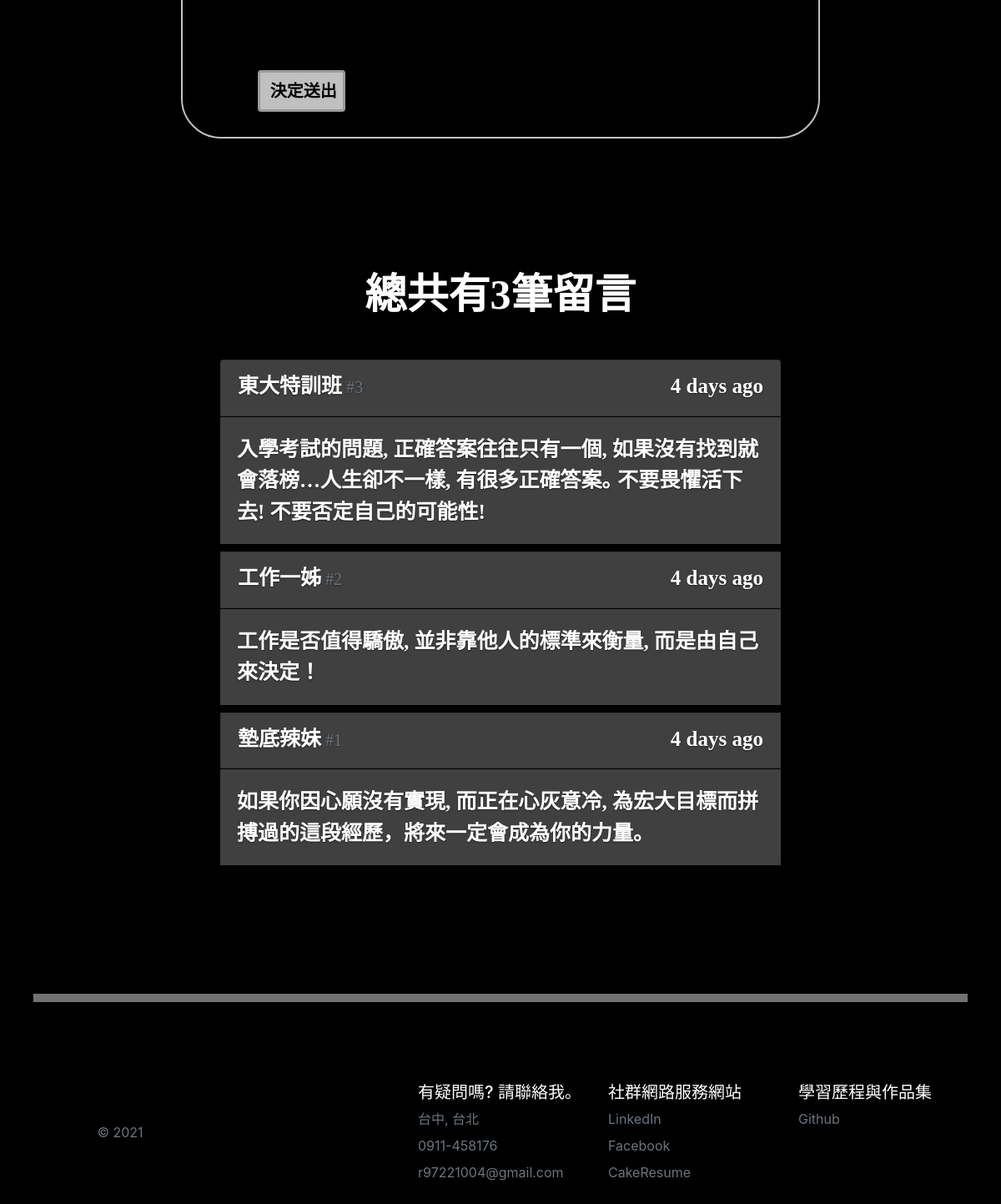
The page /message (lower part) on the database as committed earlier.
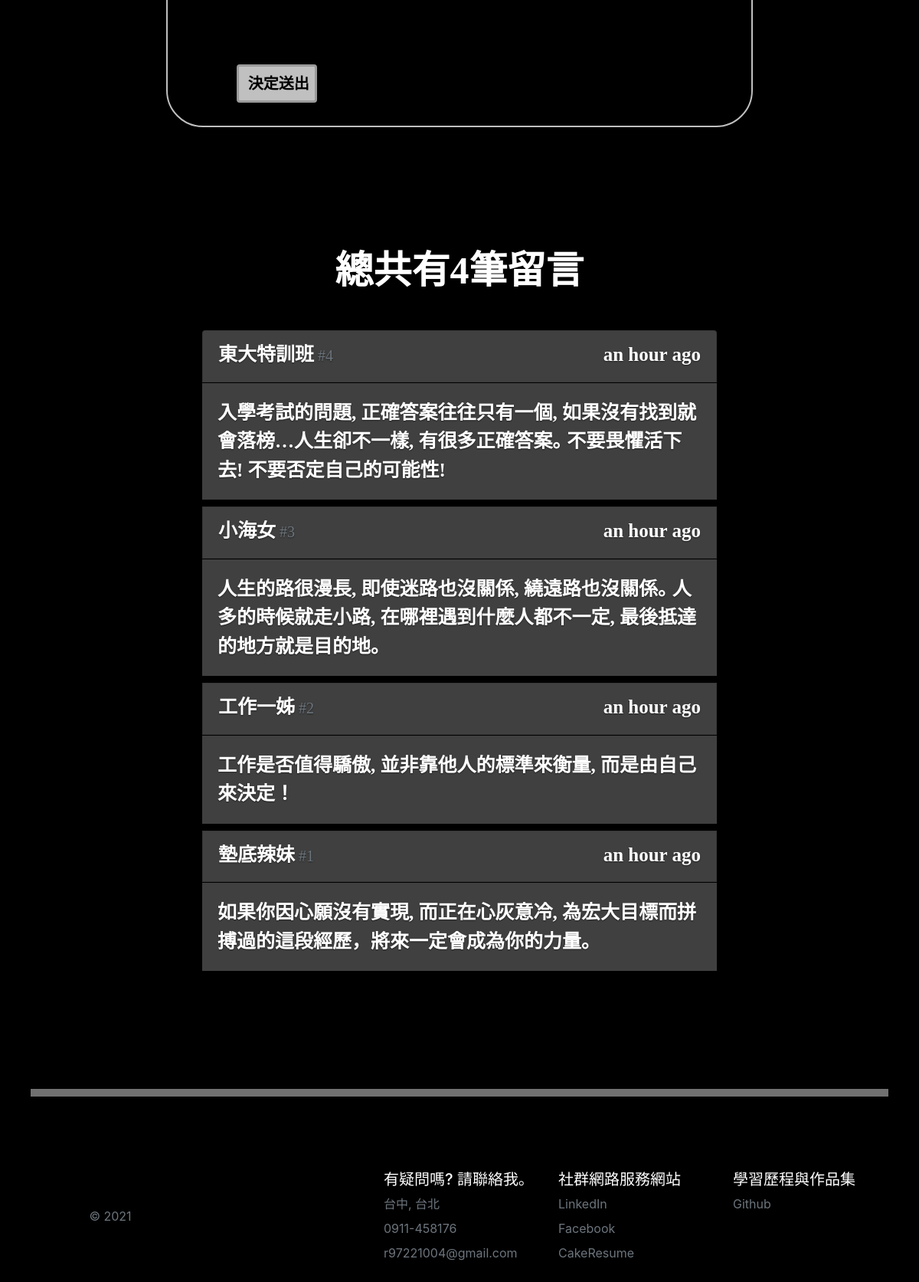
The same page on the database as committed later.
### PersonalWeb/models.py (models this page shows)
class Message(db.Model):
    id = db.Column(db.Integer, primary_key = True)
    name = db.Column(db.String(20))
    body = db.Column(db.String(200))
    timestamp = db.Column(db.DateTime, default = datetime.utcnow, index = True )

### PersonalWeb/views.py (the view, shortened to what this page needs)
@app.route('/message', methods = ['GET', 'POST'])
def message():
    form = HelloForm()
    messages = Message.query.order_by(Message.timestamp.desc()).all()
    return render_template('message.html', form = form, messages = messages)

### PersonalWeb/forms.py
class HelloForm(FlaskForm):
    name = StringField(label = '姓名', validators = [DataRequired(), Length(1, 20)], render_kw = {'placeholder': '大古翔平'})
    body = TextAreaField(label = '內文', validators=[DataRequired(), Length(1, 200)], render_kw = {'placeholder': '我很確定我以後一定會遇到一面阻擋自己的牆, 一旦我撞上這面牆, 那我就得更加努力去嘗試, 付出一切去跨越這道牆｡'} )
    submit = SubmitField(label='決定送出')

### PersonalWeb/templates/message.html (shortened to what this page needs)
{% extends 'base.html' %}
{% from 'bootstrap/form.html' import render_form %}
{% block main %}
<div class="row">
    <div class="col-md-2"></div>
    <div class="col-md-8 text-left center">
        {{ render_form(form, button_map = {'submit':'danger'}, extra_classes = 'message') }}
    </div>
    <div class="col-md-2"></div>
</div>
<div class="total">
    總共有{{ messages | length }}筆留言
</div>
<div class="list-group">
    {% for message in messages %}
        <a class="list-group-item list-group-item-action flex-column mylist">
            <div class="d-flex w-100 justify-content-between">
                <span class="mb-1 name">
                    {{ message.name }}<small class="text-muted"> #{{ loop.revindex }}</small>
                </span >
                <span class="mb-1 name" data-toggle='tooltip' data-placeent="top"
                      data-timestamp="{{ message.timestamp.strftime('%Y-%m-%dT%H:%M:%SZ') }}"
                      data-delay="500">
                      {{ moment(message.timestamp).fromNow(refresh=True) }}
                </span>
            </div>
        </a>
        <p class ="mb-1 text-left word">{{ message.body }}</p>
    {% endfor %}
</div>
<center ><div class="divider1"></div></center>
{% endblock %}

### PersonalWeb/templates/base.html (shortened to what this page needs)
<!DOCTYPE html>
<html>
<head>
    <link rel="stylesheet" href="{{ url_for('static', filename='css/bootstrap.min.css') }}" type="text/css">
    <link rel="stylesheet" href="{{ url_for('static', filename='css/style.css') }}" type="text/css">
</head>
<body class="text-center">
    <div class="cover-container d-flex w-100 h-100 p-3 mx-auto flex-column">
        <main role="main" class="inner cover">
        {% block main %}
        {% endblock %}
        </main>
        <div class="container">
          {% block footer %}
          <footer class="row row-cols-5 py-5 my-5 ">
            <div class="col">
              <a href="/" class="d-flex align-items-center mb-3 link-dark text-decoration-none">
                <svg class="bi me-2" width="40" height="32"><use xlink:href="#bootstrap"/></svg>
              </a>
              <p class="text-muted">&copy; 2021</p>
            </div>
            <div class="col">
            </div>
            <div class="col">
              <h5 class="text-left">有疑問嗎? 請聯絡我｡</h5>
              <ul class="nav flex-column text-left">
                <li class="nav-item mb-2"><a  class="nav-link p-0 text-muted">台中, 台北</a></li>
                <li class="nav-item mb-2"><a  class="nav-link p-0 text-muted">0911-458176</a></li>
                <li class="nav-item mb-2"><a  class="nav-link p-0 text-muted">r97221004@gmail.com</a></li>
              </ul>
            </div>
            <div class="col">
              <h5 class="text-left">社群網路服務網站</h5>
              <ul class="nav flex-column text-left">
                <li class="nav-item mb-2"><a href="https://www.linkedin.com/in/%E5%AE%B6%E8%B1%AA-%E5%BC%B5-3b92b7163/" class="nav-link p-0 text-muted">LinkedIn</a></li>
                <li class="nav-item mb-2"><a href="https://www.facebook.com/profile.php?id=100001430323403" class="nav-link p-0 text-muted">Facebook</a></li>
                <li class="nav-item mb-2"><a href="https://www.cakeresume.com/me/r97221004" class="nav-link p-0 text-muted">CakeResume</a></li>
              </ul>
            </div>
            <div class="col">
              <h5 class="text-left">學習歷程與作品集</h5>
              <ul class="nav flex-column text-left">
                <li class="nav-item mb-2"><a href="https://github.com/r97221004" class="nav-link p-0 text-muted">Github</a></li>
              </ul>
            </div>
          </footer>
        </div>
      {% endblock %}
    </div>
</body>
</html>

### PersonalWeb/static/css/style.css (style rules this page uses)
a, a:focus, a:hover { color: #fff; }
html, body { height: 100%; background-color: black; }
body { display: -ms-flexbox; display: flex; color: #fff; text-shadow: 0 .05rem .1rem rgba(0, 0, 0, .5); box-shadow: inset 10 0 5rem rgba(0, 0, 0, .5); }
.cover-container { max-width: 82em; }
.cover { padding: 0 1.5rem; }
.bi { vertical-align: -.125em; fill: currentColor; }
.divider1 { height: 10px; width: 100%; background-color:#717171; margin-top: 150px ; }
.center { border: 2px solid silver; padding-top: 30px; padding-bottom: 30px; padding-left: 90px; margin-top: 45px; border-radius: 3rem; }
.message .btn { width: 105px; height: 50px; font-weight: bold; font-family: "Microsoft YaHei"; font-size: 20px; }
.message input { border: 3px solid #9a9a9a; background-color: silver; color: black; width: 35%; height: 60px; }
.total { font-size: 50px; font-weight: bold; font-family: "Microsoft YaHei"; margin-top: 150px; margin-bottom: 35px; }
.mylist { background-color: #404040; margin-left: auto; margin-right: auto; margin-bottom: 1px; margin-top: 5px; width: 60%; }
.name { font-size: 25px; font-weight: bold; font-family:"Microsoft YaHei" ; }
.word { background-color: #404040; width: 60%; margin-top: 0px; margin-right: auto; margin-left: auto; font-family:"Microsoft YaHei" ; font-size: 25px; font-weight: bold; padding: 20px; }
input[type=submit] { height: 60px; width: 100%; margin-top: 70px; font-size: 20px; font-weight: bold; font-family:"Microsoft YaHei" ; }

Rows that differ between the two databases and show on the page:
changed Message "東大特訓班": timestamp "4 days ago" → "an hour ago"
added Message: name "小海女", timestamp "an hour ago", body "人生的路很漫長, 即使迷路也沒關係, 繞遠路也沒關係｡ 人多的時候就走小路, 在哪裡遇到什麼人都不一定, 最後抵達的地方就是目的地｡"
changed Message "工作一姊": timestamp "4 days ago" → "an hour ago"
changed Message "墊底辣妹": timestamp "4 days ago" → "an hour ago"
Other text that changed with them:
{{ messages | length }}: "3" → "4"
